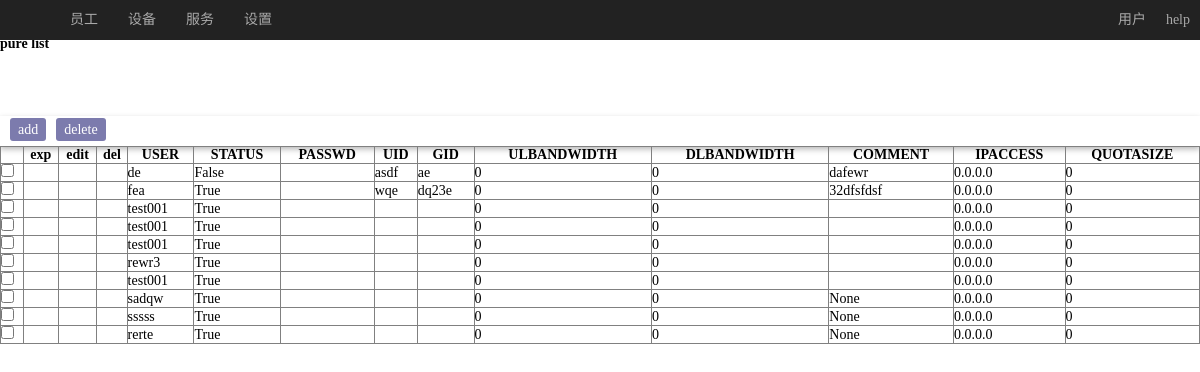
Before: /pure_list/ with the older database file.
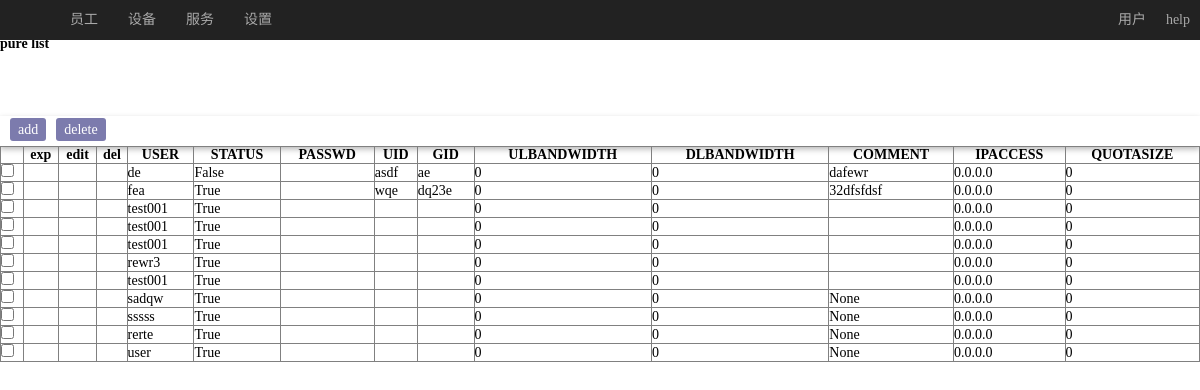
After: the same page with the newer database file.
### web/models.py (models this page shows)
class pureftp(models.Model):
    status = models.BooleanField(default=1)
    user=models.CharField(max_length=32)
    password=models.CharField(max_length=64)
    uid=models.CharField(max_length=11)
    gid=models.CharField(max_length=11)
    dir=models.CharField(max_length=128)
    ulbandwidth=models.IntegerField(default=0)
    dlbandwidth=models.IntegerField(default=0)
    comment=models.TextField(null=True)
    ipaccess=models.CharField(max_length=15,default='0.0.0.0')
    quotasize=models.IntegerField(default=0)
    quotafiles=models.IntegerField(default=0)
    createdate=models.DateField()
    lastedate=models.DateField()

### web/views.py (the view)
# urls.py: path('pure_list/', views.view_pure_list),
def view_pure_list(request):
    context={}
    context['hello']='pure list'
    ps = pureftp.objects.all()
    context['context'] = ps
    return render(request, 'pure_list.html', context)

### templates/pure_list.html (shortened to what this page needs)
{% extends "base.html" %}
{% block styecss %}
    <link rel="stylesheet" type="text/css" href="/static/css/view_hr_list.css">
{% endblock styecss %}
{% block mainbody %}
    <div class="header">
        <h3>{{ hello }}</h3>
    </div>
    <div class="cmd_nav">
        <ul class="cmd">
            <li>
                <a href="/search_form/">add</a>
            </li>
            <li>
                <a href="#">delete</a>
            </li>
        </ul>
    </div>
    <context>
        <div class="listview">
            <table border="1">
                <thead>
                    <tr>
                        <th></th>
                        <th>exp</th>
                        <th>edit</th>
                        <th>del</th>
                        <th>USER</th>
                        <th>STATUS</th>
                        <th>PASSWD</th>
                        <th>UID</th>
                        <th>GID</th>
                        <th>ULBANDWIDTH</th>
                        <th>DLBANDWIDTH</th>
                        <th>COMMENT</th>
                        <th>IPACCESS</th>
                        <th>QUOTASIZE</th>
                    </tr>
                </thead>
                <tbody>
                    {% for item in context %}
                        <tr>
                            <td><input type="checkbox"></td>
                            <td><a href=""></a></td>
                            <td><a href=""></a></td>
                            <td><a href=""></a></td>
                            <td>{{ item.user }}</td>
                            <td>{{ item.status }}</td>
                            <td>{{ item.passwd }}</td>
                            <td>{{ item.uid }}</td>
                            <td>{{ item.gid }}</td>
                            <td>{{ item.ulbandwidth }}</td>
                            <td>{{ item.dlbandwidth }}</td>
                            <td>{{ item.comment }}</td>
                            <td>{{ item.ipaccess }}</td>
                            <td>{{ item.quotasize }}</td>
                        </tr>
                    {% endfor %}
                </tbody>
            </table>
        </div>
	</context>
    <div class="footbar">
    </div>
{% endblock %}

### templates/base.html (shortened to what this page needs)
<!DOCTYPE html>
<html lang="en">
<head>
    <link rel="stylesheet" type="text/css" href="/static/css/base.css">
    {% block styecss %}
    {% endblock styecss %}
</head>
<body>
   <header>
   		<div class="logo"><a href="/"></a></div>
		<nav>
			<li><a href="/hr/">员工</a></li>
			<li><a href="/pure_list/">设备</a></li>
			<li><a href="/search_form/">服务</a></li>
			<li><a href="/conf/">设置</a></li>
		</nav>
		<div class="userinfo">
            <li><a href="/">help</a></li>
			<li><a href="/">用户</a></li>
		</div>
   </header>
   <div class="pager">
        {% block mainbody %}{% endblock %}
   </div>
</body>
</html>

### static/css/base.css (style rules this page uses)
* { margin:0;padding:0; font-family:"Microsoft Yahei"; font-size: 14px; }
header { background: #222222; height: 40px; position: fixed; left: 0px; right: 0px; top: 0px; }
header .logo { float: left; width: 35px; height: 35px; margin: 2px 10px; }
header nav { text-decoration: none; float: left; }
header nav li { float: left; list-style: none; }
header nav li a { color: darkgray; text-decoration: none; text-size: 14px; line-height: 40px; padding: 8px 15px; box-sizing: border-box; }
header .userinfo { float: right; }
header .userinfo li { float: right; list-style: none; padding: 0px 10px; }
header .userinfo li a { color: darkgray; text-decoration: none; text-size: 14px; line-height: 40px; }
.pager { margin-top: 36px; width: 100%; }

### static/css/view_hr_list.css (style rules this page uses)
* { margin: 0px;padding: 0px; }
.header { height: 80px; }
.cmd_nav { height: 30px;border-top: 1px solid a8a8a8;border-bottom: 1px solid cacaca;box-shadow: 0 3px 6px 0 rgba(0,0,0,.3); }
.cmd_nav .cmd li { float: left;margin-left: 10px;list-style-type: none; }
.cmd_nav .cmd li a { text-decoration: none;color: white;background: #7c7bad;line-height: 28px;padding: 4px 8px;border-radius: 3px; }
context { padding: 0px; }
table { width: 100%;border-collapse: collapse; }
.footbar { height:80px; }

Changed rows visible on the page:
added pureftp: user "user", status "True", ulbandwidth "0", dlbandwidth "0", comment "None", ipaccess "0.0.0.0", quotasize "0"
